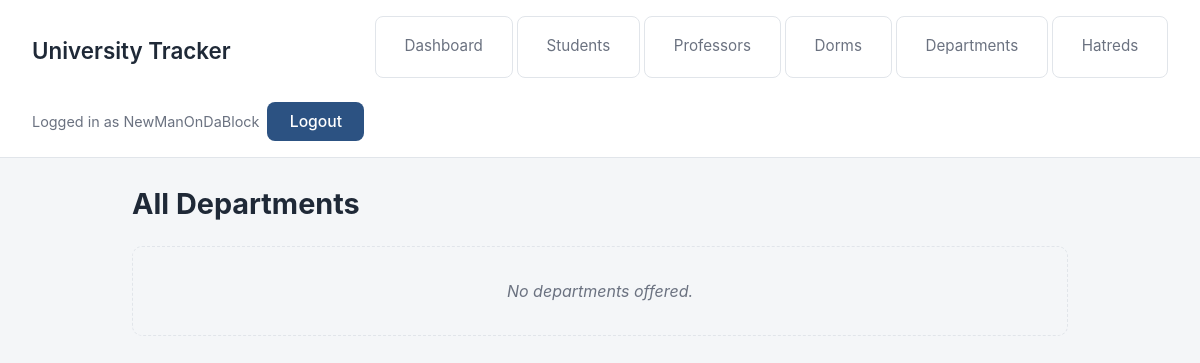
Page /project/departments/ (signed in) on the earlier database version.
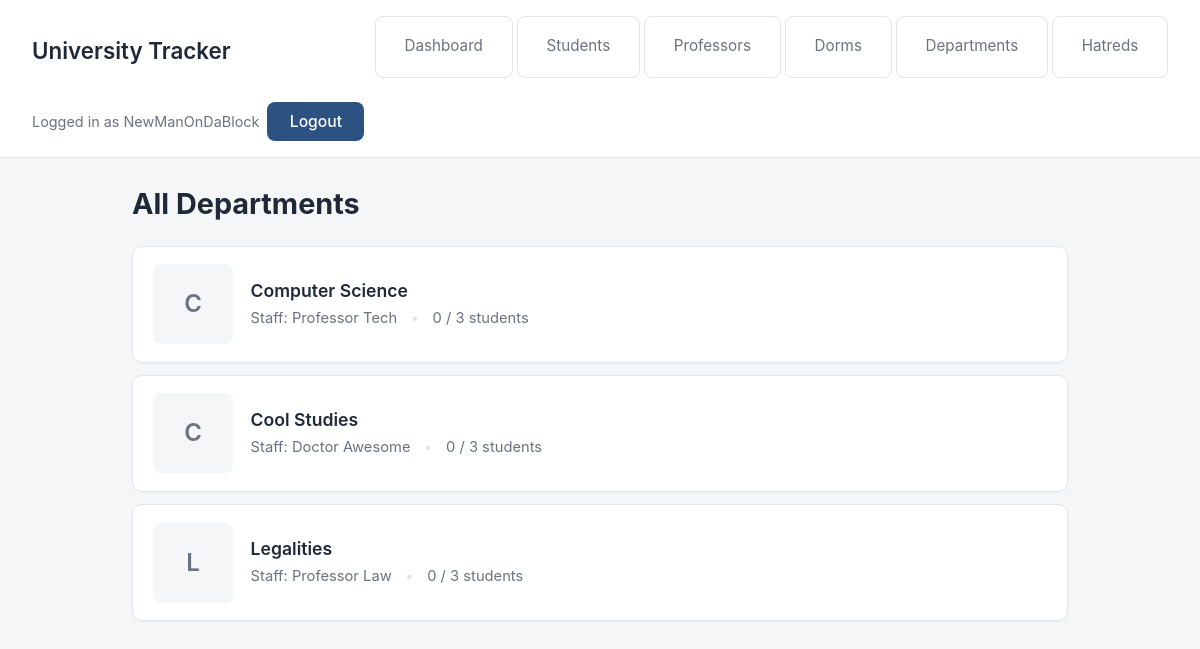
Same page on the later database version.
### project/models.py (models this page shows, shortened)
class Department(models.Model):
    name = models.TextField()
    staff = models.ForeignKey(Professor, blank=True, on_delete=models.CASCADE)
    students = models.FloatField(default=0)
    capacity = models.FloatField()

class Professor(models.Model):
    title = models.TextField()
    surname = models.TextField()
    image_file = models.ImageField(upload_to='project/')
    def __str__(self):
        return f'{self.title} {self.surname}'

### project/views.py (the view)
# urls.py: path('departments/', ShowAllDepartmentsView.as_view(), name='show_all_departments'),
class ShowAllDepartmentsView(ProjectLoginRequiredMixin, AdminContextMixin, ListView):
    model = Department
    template_name = 'project/show_all_departments.html'
    context_object_name = 'departments'

### project/views.py (called while the page is built)
    def get_context_data(self, **kwargs):
        context = super().get_context_data(**kwargs)
        user = self.request.user
        context['is_admin'] = (
            user.is_authenticated and Admin.objects.filter(user=user).exists()
        )
        return context

### project/templates/project/show_all_departments.html (shortened to what this page needs)
{% extends 'project/base.html' %}
{% block content %}
<div class="list-header">
    <h1>All Departments</h1>
</div>
<ul class="entity-list">
    {% for department in departments %}
    <li>
        <div class="thumb-placeholder">{{ department.name|slice:":1" }}</div>
        <div class="body">
            <span class="title">{{ department.name }}</span>
            <div class="meta">
                <span>Staff: {{ department.staff }}</span>
                <span>{{ department.students|floatformat:0 }} / {{ department.capacity|floatformat:0 }} students</span>
            </div>
        </div>
    </li>
    {% empty %}
    <li class="empty">No departments offered.</li>
    {% endfor %}
</ul>
{% endblock %}

Differences in the rows shown:
added Department: name "C", name "Computer Science", staff "Professor Tech", students "0", capacity "3"
added Department: name "C", name "Cool Studies", staff "Doctor Awesome", students "0", capacity "3"
added Department: name "L", name "Legalities", staff "Professor Law", students "0", capacity "3"
Other differences:
text no longer shown: "No departments offered."
